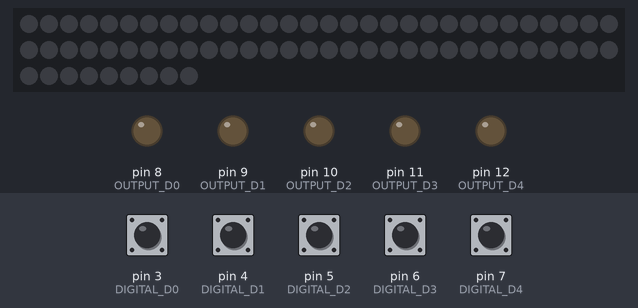
Simulated run of this sketch. Board: Arduino Uno, built with avr-gcc and run on an emulated ATmega328P. On the bench: 69 RGB LEDs in strip order, left to right, continuing on the next row, output pins drawn as LEDs (lit = HIGH). Inputs (shaded band) come from the test bench; at power-on: pin 3 (DIGITAL_D0), pin 4 (DIGITAL_D1), pin 5 (DIGITAL_D2), pin 6 (DIGITAL_D3), pin 7 (DIGITAL_D4) HIGH. Dim RGB values are drawn brighter than linear; what the sketch prints to the serial monitor is not drawn.

Above: at 1.2 s.
1.3 s: pin 3 (DIGITAL_D0) pulled LOW for 0.15 s
At 1.38 s:
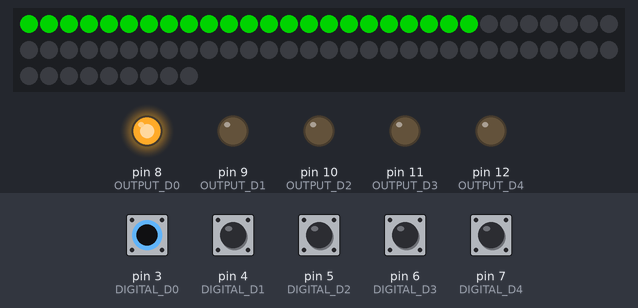
2.9 s: pin 5 (DIGITAL_D2) pulled LOW for 0.15 s
At 2.97 s:
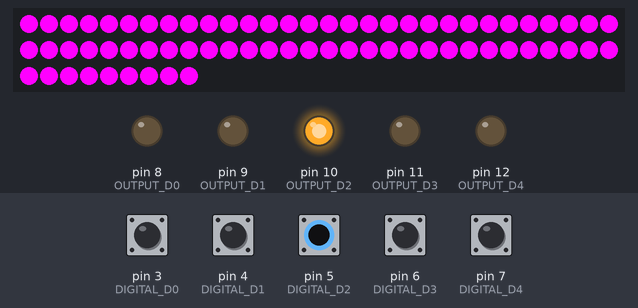
4.5 s: pin 6 (DIGITAL_D3) pulled LOW for 1 s
At 5.3 s:
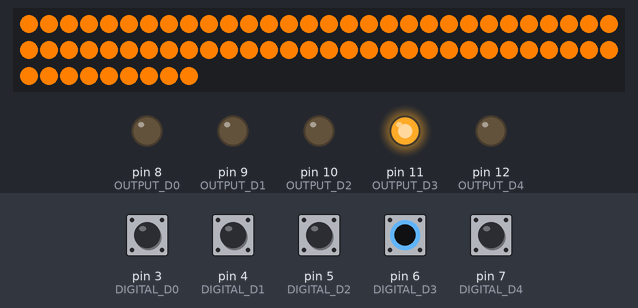
7.0 s: pin 4 (DIGITAL_D1) pulled LOW for 0.15 s
At 7.08 s:
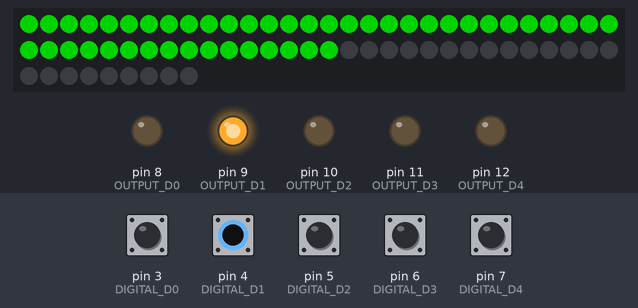
8.6 s: pin 7 (DIGITAL_D4) pulled LOW for 0.15 s
At 9.2 s:
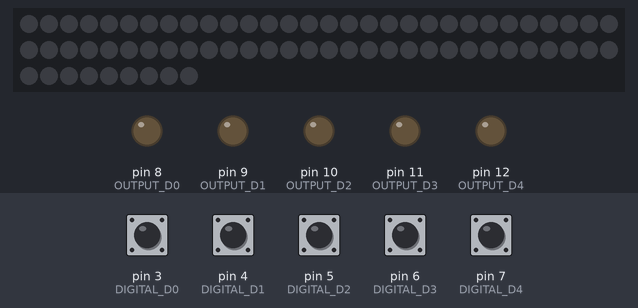
10.2 s: pin 3 (DIGITAL_D0) pulled LOW for 0.15 s
At 10.7 s:
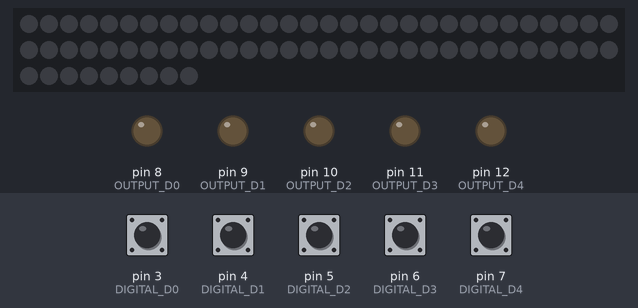
Timing chart, 0 to 13.2 s (numbered marks = the images above; inputs shaded):
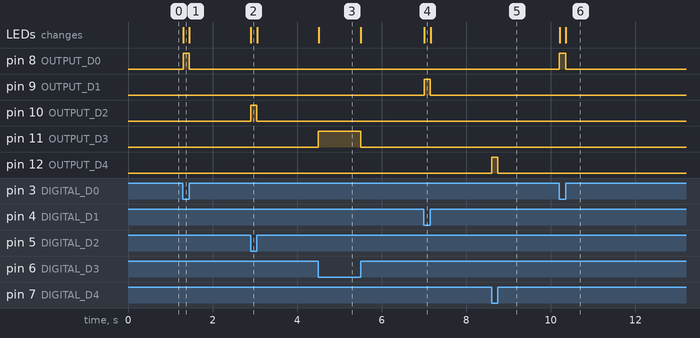

The sketch:

RGBStatusLights.ino
```cpp
#include <Adafruit_NeoPixel.h>

#define LED_DATA 2

#define NUMPIXELS 69  // number of neopixels in strip
#define NUM_SEG 23    // number of neopixels in a segment
#define DELAY_TIME 200
#define INTENSITY 255

Adafruit_NeoPixel pixels(NUMPIXELS, LED_DATA, NEO_GRB + NEO_KHZ800);

#define DIGITAL_D0 3
#define DIGITAL_D1 4
#define DIGITAL_D2 5
#define DIGITAL_D3 6
#define DIGITAL_D4 7

#define OUTPUT_D0 8
#define OUTPUT_D1 9
#define OUTPUT_D2 10
#define OUTPUT_D3 11
#define OUTPUT_D4 12

int mode = 0;
int timer = 0;

void setup() {
  Serial.begin(250000);

  pinMode(DIGITAL_D0, INPUT_PULLUP);
  pinMode(DIGITAL_D1, INPUT_PULLUP);
  pinMode(DIGITAL_D2, INPUT_PULLUP);
  pinMode(DIGITAL_D3, INPUT_PULLUP);
  pinMode(DIGITAL_D4, INPUT_PULLUP);

  pinMode(OUTPUT_D0, OUTPUT);
  pinMode(OUTPUT_D1, OUTPUT);
  pinMode(OUTPUT_D2, OUTPUT);
  pinMode(OUTPUT_D3, OUTPUT);
  pinMode(OUTPUT_D4, OUTPUT);

  pixels.begin();
}

void loop() {
  bool b0, b1, b2, b3, b4;

  // HIGH is 0, LOW is 1 on the inputs
  b0 = !digitalRead(DIGITAL_D0);
  b1 = !digitalRead(DIGITAL_D1);
  b2 = !digitalRead(DIGITAL_D2);
  b3 = !digitalRead(DIGITAL_D3);
  b4 = !digitalRead(DIGITAL_D4);

  digitalWrite(OUTPUT_D0, b0);
  digitalWrite(OUTPUT_D1, b1);
  digitalWrite(OUTPUT_D2, b2);
  digitalWrite(OUTPUT_D3, b3);
  digitalWrite(OUTPUT_D4, b4);

  mode = ((int)b0 << 0) + ((int)b1 << 1) + ((int)b2 << 2) + ((int)b3 << 3) + ((int)b4 << 4);
  Serial.print("Mode: ");
  Serial.println(mode);

  switch (mode) {
    case 0:
      // no signal sent
      setColor(false, false, false);
      break;

    case 1:
      // Score Low - no game piece
      setColorLow(false, true, false);
      break;

    case 2:
      // Score Mid - no game piece
      setColorMid(false, true, false);
      break;

    case 3:
      // Score High - no game piece
      setColorHigh(false, true, false);
      break;

    case 4:
      // No Score Cube
      setColor(true, false, true);
      break;

    case 5:
      // Cube Low
      setColorLow(true, false, true);
      break;

    case 6:
      // Mid Cube
      setColorMid(true, false, true);
      break;

    case 7:
      // High Cube
      setColorHigh(true, false, true);
      break;

    case 8:
      // No Score Cone
      setColor(true, true, false);
      break;

    case 9:
      // Cone Low
      setColorLow(true, true, false);
      break;

    case 10:
      // Cone Mid
      setColorMid(true, true, false);
      break;

    case 11:
      // Cone High
      setColorHigh(true, true, false);
      break;

    case 12:
      // Blue and Yellow
      setColorBY(false, false, true);
      break;

    case 17:
      // Game piece Captured
      flashFast(false, true, false);
      break;

    default:
      // change nottin'
      break;
  }

  timer++;
  delay(1);
}

void setColor(bool red, bool green, bool blue) {
  pixels.clear();
  for (int i = 0; i < NUMPIXELS; i++) {
    pixels.setPixelColor(i, pixels.Color(INTENSITY * (int)red, INTENSITY * (int)green * .50, INTENSITY * (int)blue));
  }
  pixels.show();
}

void blinkColor(bool red, bool green, bool blue) {
  if (timer < 150) {
    setColor(red, green, blue);
  }

  if (timer < 300 && timer > 150) {
    setColor(false, false, false);
  }

  if (timer > 301 || timer < 0) {
    timer = 0;
  }
}

void flashFast(bool red, bool green, bool blue) {
  if (timer < 15) {
    setColor(red, green, blue);
  }

  if (timer < 30 && timer > 15) {
    setColor(false, false, false);
  }

  if (timer > 31 || timer < 0) {
    timer = 0;
  }
}

void setColorLow(bool red, bool green, bool blue) {
  pixels.clear();
  for (int i = 0; i < NUMPIXELS; i++) {
    if (i < NUM_SEG) {
      pixels.setPixelColor(i, pixels.Color(INTENSITY * (int)red, INTENSITY * (int)green * .50, INTENSITY * (int)blue));
    }
  }
  pixels.show();
}

void setColorMid(bool red, bool green, bool blue) {
  pixels.clear();
  for (int i = 0; i < NUMPIXELS; i++) {
    //if (i < 46 && i > 22) {
    if (i < NUM_SEG * 2) {
      pixels.setPixelColor(i, pixels.Color(INTENSITY * (int)red, INTENSITY * (int)green * .50, INTENSITY * (int)blue));
    }
  }
  pixels.show();
}

void setColorHigh(bool red, bool green, bool blue) {
  pixels.clear();
  for (int i = 0; i < NUMPIXELS; i++) {
    //if (i < NUMPIXELS && i > 45) {
    pixels.setPixelColor(i, pixels.Color(INTENSITY * (int)red, INTENSITY * (int)green * .50, INTENSITY * (int)blue));
    //}
  }
  pixels.show();
}

void setColorBY(bool red, bool green, bool blue) {
  bool invRed = !red;
  bool invGreen = !green;
  bool invBlue = !blue;
  pixels.clear();

  for (int i = 0; i < NUMPIXELS; i++) {
    if ((i / 4) % 2 == 0) {
      pixels.setPixelColor(i, pixels.Color(INTENSITY * (int)red, INTENSITY * (int)green * .50, INTENSITY * (int)blue));
    } else {
      pixels.setPixelColor(i, pixels.Color(INTENSITY * (int)invRed, INTENSITY * (int)invGreen * .50, INTENSITY * (int)invBlue));
    }
  }
  pixels.show();
}
```

Measured:
- after the input at 1.3 s, pin 8 (OUTPUT_D0): LOW → HIGH at once, → LOW 0.15 s later; the LEDs: change at once (image 1)
- after the input at 2.9 s, pin 10 (OUTPUT_D2): LOW → HIGH at once, → LOW 0.15 s later; the LEDs: change at once (image 2)
- after the input at 4.5 s, pin 11 (OUTPUT_D3): LOW → HIGH at once, → LOW 1.0 s later; the LEDs: change at once (image 3)
- after the input at 7.0 s, pin 9 (OUTPUT_D1): LOW → HIGH at once, → LOW 0.15 s later; the LEDs: change at once (image 4)
- after the input at 8.6 s, pin 12 (OUTPUT_D4): LOW → HIGH at once, → LOW 0.15 s later
- after the input at 10.2 s, pin 8 (OUTPUT_D0): LOW → HIGH at once, → LOW 0.15 s later; the LEDs: first change at once (image 6 shows a later state)
